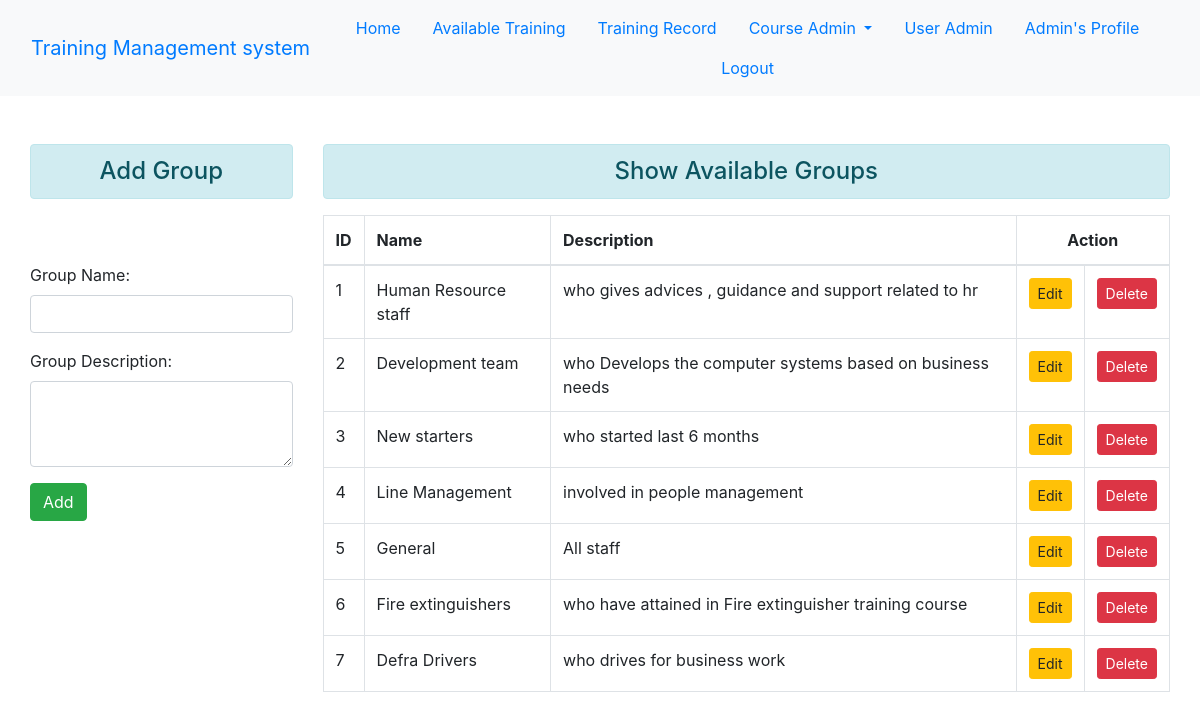
The app's page /course/add_group/ (signed in) with its own data.
### courseapp/models.py (models this page shows, shortened)
class CourseGroup(models.Model):
    group_name = models.CharField(max_length=25)
    group_desc = models.CharField(max_length=255, blank=True)

### courseapp/views.py (the view)
# urls.py: path('add_group/', views.add_group, name='add_group'),
@user_passes_test(lambda user: user.is_superuser)
def add_group(request):
    if request.method == 'POST':
        fm = CourseGroupForm(request.POST)
        if fm.is_valid():
            fm.save()
            fm = CourseGroupForm()
            messages.success(request, 'Group Successfully Added!!')
    else:
        fm = CourseGroupForm()
    groups = CourseGroup.objects.all()
    return render(request, 'courseapp/add_group.html', {'form':fm, 'groups':groups })

### courseapp/forms.py
class CourseGroupForm(forms.ModelForm):
    class Meta:
        model = models.CourseGroup
        fields="__all__"
        labels = {'group_name':'Group Name', 'group_desc':'Group Description'}
        widgets = { 'group_name': forms.TextInput(attrs={'class':'form-control'}),
            'group_desc': forms.Textarea(attrs={'rows':3, 'cols':25, 'class':'form-control'}) }

### courseapp/templates/courseapp/add_group.html (shortened to what this page needs)
{% extends 'enrollapp/base.html' %}
{% block content %}
<div class="row">
    <div class="col-sm-3 ">
        <h4 class="text-center alert alert-info"> Add Group </h4>
        <br/>
        <br>
        <form action="" method = "POST">
            {{ form.as_p }}
            <input type="submit" class="btn btn-success" value="Add">
        </form>
    </div>
    <div class="col-sm-9">
        <h4 class="text-center alert alert-info"> Show Available Groups</h4>
        {% if groups %}
        <table class="table table-hover table-bordered">
            <thead>
                <tr>
                    <th scope="col">ID</th>
                    <th scope="col">Name</th>
                    <th scope="col">Description</th>
                    <th scope="col" colspan="2" style="text-align:center">Action</th>
                </tr>
            </thead>
            <tbody>
                {% for group in groups %}
                    <tr>
                        <td scope="row">{{group.id}}</td>
                        <td>{{group.group_name}} </td>
                        <td>{{group.group_desc}}</td>
                        <td>
                            <a href="{% url 'update_group' group.id %}" class="btn btn-warning btn-sm">Edit</a>
                        </td>
                        <td>
                            <form action="{% url 'delete_group' group.id %}" method="post" class="d-inline">
                                <input type="submit" class="btn btn-danger btn-sm" onclick='confirm("Are you sure to delete this record?")' value="Delete">
                            </form>
                        </td>
                    </tr>
                {% endfor %}
            </tbody>
      </table>
    {%else%}
        <h4 class="text-center alert alert-warning">No Records</h4>
    {% endif %}
</div>
</div>
{% endblock content %}

### enrollapp/templates/enrollapp/navbar.html (shortened to what this page needs)
{% if user.is_authenticated  %}
<nav class="navbar navbar-expand-lg bg-body-tertiary bg-light" style="background-color: #e3f2fd;">
  <div class="container-fluid">
    <a class="navbar-brand" href="{% url 'home'%}">Training Management system</a>
    <div class="collapse navbar-collapse" id="navbarNavDropdown">
      <ul class="nav justify-content-center">
        <li class="nav-item">
          <a class="nav-link active" aria-current="page" href="{% url 'home'%}">Home</a>
        </li>
        <li class="nav-item">
          <a class="nav-link" href="{% url 'show_availtraining'%}">Available Training</a>
        </li>
        <li class="nav-item">
          <a class="nav-link" href="{% url 'show_trainingrecord'%}">Training Record</a>
        </li>
        {% if user.is_superuser %}
        <li class="nav-item dropdown">
          <a class="nav-link dropdown-toggle" href="#" role="button" data-toggle="dropdown" aria-haspopup="true" aria-expanded="false">
           Course Admin
          </a>
        </li>
        <li class="nav-item">
          <a class="nav-link" href="{% url 'userdetail'%}">User Admin</a>
        </li>
        {% endif %}
        <li class="nav-item">
          <a class="nav-link" href="{% url 'profile'%}">{{user.username}}'s Profile</a>
        </li>
        <li class="nav-item">
          <a class="nav-link" href="{% url 'logout'%}">Logout</a>
        </li>
      </ul>
    </div>
  </div>
</nav>
    {% endif %}

### records on screen
CourseGroup: id "1", group_name "Human Resource staff", group_desc "who gives advices , guidance and support related to hr"
CourseGroup: id "2", group_name "Development team", group_desc "who Develops the computer systems based on business needs"
CourseGroup: id "3", group_name "New starters", group_desc "who started last 6 months"
CourseGroup: id "4", group_name "Line Management", group_desc "involved in people management"
CourseGroup: id "5", group_name "General", group_desc "All staff"
CourseGroup: id "6", group_name "Fire extinguishers", group_desc "who have attained in Fire extinguisher training course"
CourseGroup: id "7", group_name "Defra Drivers", group_desc "who drives for business work"

### other values on screen
{{ user.username }} "Admin"
